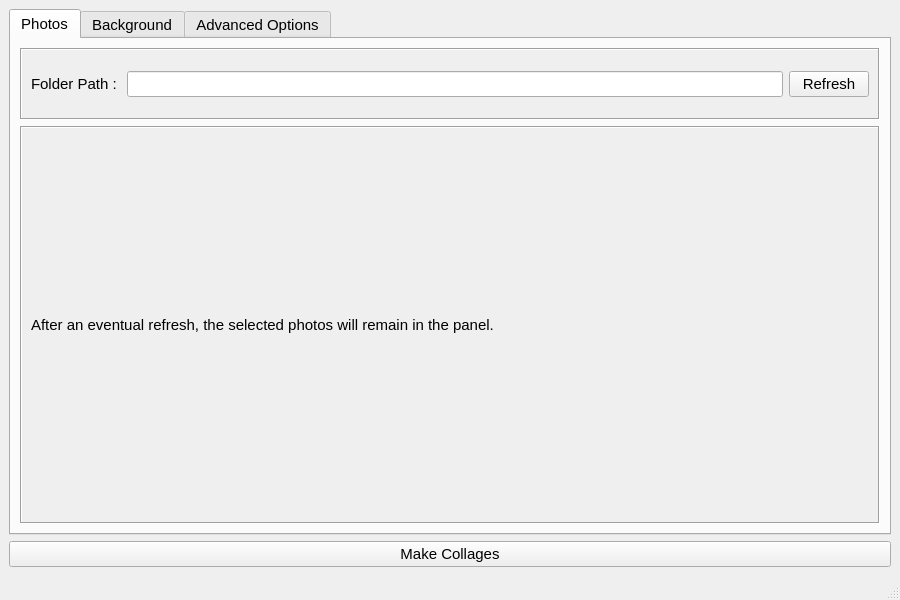
<?xml version="1.0" encoding="UTF-8"?>
<ui version="4.0">
 <class>PhotoGlue</class>
 <widget class="QMainWindow" name="PhotoGlue">
  <property name="geometry">
   <rect>
    <x>0</x>
    <y>0</y>
    <width>900</width>
    <height>600</height>
   </rect>
  </property>
  <property name="sizePolicy">
   <sizepolicy hsizetype="Preferred" vsizetype="Preferred">
    <horstretch>0</horstretch>
    <verstretch>0</verstretch>
   </sizepolicy>
  </property>
  <property name="font">
   <font>
    <family>Ubuntu</family>
    <pointsize>11</pointsize>
   </font>
  </property>
  <property name="windowTitle">
   <string>PhotoGlue</string>
  </property>
  <widget class="QWidget" name="centralwidget">
   <layout class="QVBoxLayout" name="verticalLayout">
    <item>
     <widget class="QTabWidget" name="controlsTab">
      <property name="sizePolicy">
       <sizepolicy hsizetype="Ignored" vsizetype="Expanding">
        <horstretch>0</horstretch>
        <verstretch>0</verstretch>
       </sizepolicy>
      </property>
      <property name="font">
       <font>
        <family>Ubuntu</family>
       </font>
      </property>
      <property name="currentIndex">
       <number>0</number>
      </property>
      <property name="usesScrollButtons">
       <bool>true</bool>
      </property>
      <widget class="QWidget" name="photoPane">
       <property name="autoFillBackground">
        <bool>false</bool>
       </property>
       <property name="styleSheet">
        <string notr="true"/>
       </property>
       <attribute name="title">
        <string>Photos</string>
       </attribute>
       <layout class="QVBoxLayout" name="verticalLayout_2">
        <item>
         <widget class="QScrollArea" name="folderSettingsArea">
          <property name="sizePolicy">
           <sizepolicy hsizetype="MinimumExpanding" vsizetype="Minimum">
            <horstretch>0</horstretch>
            <verstretch>0</verstretch>
           </sizepolicy>
          </property>
          <property name="frameShape">
           <enum>QFrame::Box</enum>
          </property>
          <property name="widgetResizable">
           <bool>true</bool>
          </property>
          <widget class="QWidget" name="folderSettings">
           <property name="geometry">
            <rect>
             <x>0</x>
             <y>0</y>
             <width>856</width>
             <height>68</height>
            </rect>
           </property>
           <layout class="QHBoxLayout" name="horizontalLayout">
            <item>
             <widget class="QLabel" name="folderLabel">
              <property name="text">
               <string>Folder Path : </string>
              </property>
             </widget>
            </item>
            <item>
             <widget class="QLineEdit" name="folderPath">
              <property name="text">
               <string/>
              </property>
             </widget>
            </item>
            <item>
             <widget class="QPushButton" name="refreshButton">
              <property name="text">
               <string>Refresh</string>
              </property>
             </widget>
            </item>
           </layout>
          </widget>
         </widget>
        </item>
        <item>
         <widget class="QScrollArea" name="photoListArea">
          <property name="sizePolicy">
           <sizepolicy hsizetype="MinimumExpanding" vsizetype="MinimumExpanding">
            <horstretch>0</horstretch>
            <verstretch>0</verstretch>
           </sizepolicy>
          </property>
          <property name="frameShape">
           <enum>QFrame::Box</enum>
          </property>
          <property name="widgetResizable">
           <bool>true</bool>
          </property>
          <widget class="QWidget" name="photoListContainer">
           <property name="geometry">
            <rect>
             <x>0</x>
             <y>0</y>
             <width>856</width>
             <height>374</height>
            </rect>
           </property>
           <layout class="QVBoxLayout" name="verticalLayout_6">
            <item>
             <layout class="QVBoxLayout" name="photoList"/>
            </item>
            <item>
             <widget class="QLabel" name="labelRefreshRelated">
              <property name="sizePolicy">
               <sizepolicy hsizetype="Preferred" vsizetype="Maximum">
                <horstretch>0</horstretch>
                <verstretch>0</verstretch>
               </sizepolicy>
              </property>
              <property name="text">
               <string>After an eventual refresh, the selected photos will remain in the panel.</string>
              </property>
             </widget>
            </item>
           </layout>
          </widget>
         </widget>
        </item>
       </layout>
      </widget>
      <widget class="QWidget" name="backgroundPane">
       <property name="styleSheet">
        <string notr="true"/>
       </property>
       <attribute name="title">
        <string>Background</string>
       </attribute>
       <layout class="QVBoxLayout" name="verticalLayout_5">
        <item>
         <widget class="QScrollArea" name="backgroundChoiceArea">
          <property name="sizePolicy">
           <sizepolicy hsizetype="MinimumExpanding" vsizetype="Maximum">
            <horstretch>0</horstretch>
            <verstretch>0</verstretch>
           </sizepolicy>
          </property>
          <property name="widgetResizable">
           <bool>true</bool>
          </property>
          <widget class="QWidget" name="backgroundChoice">
           <property name="geometry">
            <rect>
             <x>0</x>
             <y>0</y>
             <width>858</width>
             <height>68</height>
            </rect>
           </property>
           <layout class="QHBoxLayout" name="horizontalLayout_3">
            <item>
             <widget class="QRadioButton" name="imageChoice">
              <property name="text">
               <string>Background Image</string>
              </property>
             </widget>
            </item>
            <item>
             <widget class="QRadioButton" name="customChoice">
              <property name="text">
               <string>Custom Background</string>
              </property>
             </widget>
            </item>
           </layout>
          </widget>
         </widget>
        </item>
        <item>
         <widget class="QScrollArea" name="chosenBackgroundArea">
          <property name="sizePolicy">
           <sizepolicy hsizetype="MinimumExpanding" vsizetype="MinimumExpanding">
            <horstretch>0</horstretch>
            <verstretch>0</verstretch>
           </sizepolicy>
          </property>
          <property name="widgetResizable">
           <bool>true</bool>
          </property>
          <widget class="QWidget" name="chosenBackground">
           <property name="geometry">
            <rect>
             <x>0</x>
             <y>0</y>
             <width>858</width>
             <height>378</height>
            </rect>
           </property>
           <layout class="QVBoxLayout" name="verticalLayout_8">
            <item>
             <layout class="QVBoxLayout" name="chosenBackgroundLayout"/>
            </item>
           </layout>
          </widget>
         </widget>
        </item>
       </layout>
      </widget>
      <widget class="QWidget" name="advancedOptions">
       <attribute name="title">
        <string>Advanced Options</string>
       </attribute>
       <layout class="QVBoxLayout" name="verticalLayout_7">
        <item>
         <widget class="QScrollArea" name="advancedOptionsArea">
          <property name="widgetResizable">
           <bool>true</bool>
          </property>
          <widget class="QWidget" name="advancedOptionsContent">
           <property name="geometry">
            <rect>
             <x>0</x>
             <y>0</y>
             <width>858</width>
             <height>454</height>
            </rect>
           </property>
           <layout class="QVBoxLayout" name="verticalLayout_9">
            <item>
             <widget class="QWidget" name="executionTimeArea" native="true">
              <property name="sizePolicy">
               <sizepolicy hsizetype="Preferred" vsizetype="MinimumExpanding">
                <horstretch>0</horstretch>
                <verstretch>0</verstretch>
               </sizepolicy>
              </property>
              <layout class="QHBoxLayout" name="horizontalLayout_2">
               <item>
                <widget class="QLabel" name="executionTimeLabel">
                 <property name="sizePolicy">
                  <sizepolicy hsizetype="Maximum" vsizetype="Preferred">
                   <horstretch>0</horstretch>
                   <verstretch>0</verstretch>
                  </sizepolicy>
                 </property>
                 <property name="text">
                  <string>Execution Time [min 1-max 600] :   </string>
                 </property>
                </widget>
               </item>
               <item>
                <widget class="QSpinBox" name="executionTimeValue">
                 <property name="sizePolicy">
                  <sizepolicy hsizetype="MinimumExpanding" vsizetype="Maximum">
                   <horstretch>0</horstretch>
                   <verstretch>0</verstretch>
                  </sizepolicy>
                 </property>
                 <property name="alignment">
                  <set>Qt::AlignCenter</set>
                 </property>
                 <property name="minimum">
                  <number>1</number>
                 </property>
                 <property name="maximum">
                  <number>600</number>
                 </property>
                 <property name="value">
                  <number>15</number>
                 </property>
                </widget>
               </item>
               <item>
                <widget class="QLabel" name="executionTimeLabelSec">
                 <property name="sizePolicy">
                  <sizepolicy hsizetype="Maximum" vsizetype="Preferred">
                   <horstretch>0</horstretch>
                   <verstretch>0</verstretch>
                  </sizepolicy>
                 </property>
                 <property name="text">
                  <string>s</string>
                 </property>
                </widget>
               </item>
              </layout>
             </widget>
            </item>
            <item>
             <widget class="QLabel" name="warningOptions1">
              <property name="text">
               <string>You can decide the execution time of the algorithm that gives you the collages.</string>
              </property>
             </widget>
            </item>
            <item>
             <widget class="QLabel" name="warningOptions2">
              <property name="text">
               <string>Be careful to decide it: the greater the execution time, the better the collages will be.</string>
              </property>
             </widget>
            </item>
           </layout>
          </widget>
         </widget>
        </item>
       </layout>
      </widget>
     </widget>
    </item>
    <item>
     <widget class="QPushButton" name="makeCollageButton">
      <property name="text">
       <string>Make Collages</string>
      </property>
     </widget>
    </item>
   </layout>
  </widget>
  <widget class="QMenuBar" name="menubar">
   <property name="geometry">
    <rect>
     <x>0</x>
     <y>0</y>
     <width>900</width>
     <height>22</height>
    </rect>
   </property>
  </widget>
  <widget class="QStatusBar" name="statusBar">
   <property name="font">
    <font>
     <pointsize>12</pointsize>
    </font>
   </property>
  </widget>
 </widget>
 <resources/>
 <connections/>
</ui>
